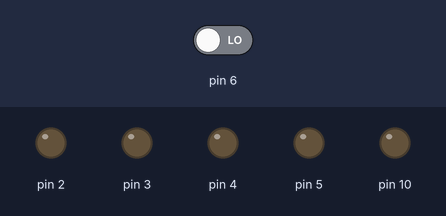
Bench run of a sketch on a simulated Arduino Uno, built with avr-gcc and run on an emulated ATmega328P. Parts: output pins drawn as LEDs (lit = HIGH). The inputs (shaded band) are chosen by the test bench; at power-on: pin 6 LOW.

Above: at 1.2 s.
1.3 s: pin 6 driven HIGH
At 2.6 s:
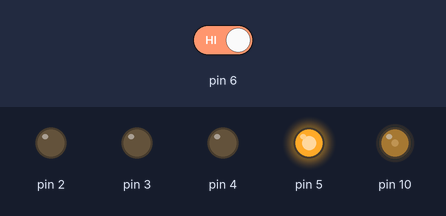
4.3 s: pin 6 driven LOW
At 5.3 s:
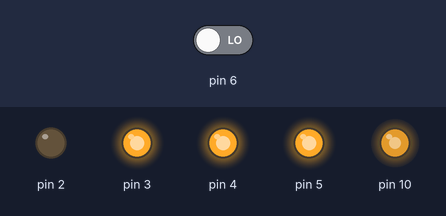
5.8 s: pin 6 driven HIGH
At 7.2 s:
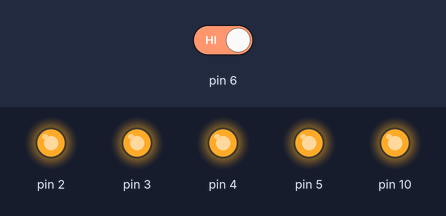
Timing chart, 0 to 17.3 s (numbered marks = the images above; inputs shaded):
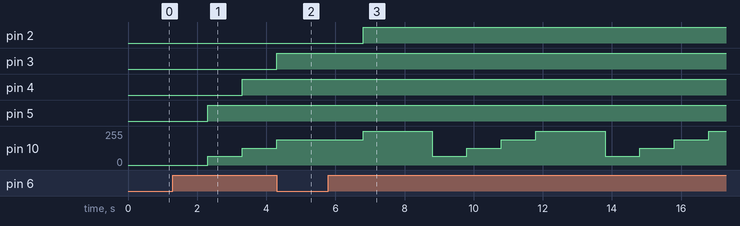

Measured:
- after the input at 1.3 s, pin 4: LOW → HIGH after 2.0 s; pin 5: LOW → HIGH after 1.0 s; pin 10: 0/255 → 64/255 after 1.0 s, → 127/255 1.0 s later
- after the input at 4.3 s, pin 2: stays LOW (without the input it goes to HIGH after 1.0 s); pin 10: goes on until 4.3 s, then stays 191/255
- after the input at 5.8 s, pin 2: LOW → HIGH after 1.0 s; pin 10: 191/255 → 255/255 after 1.0 s, → 64/255 2.0 s later, → 127/255 1.0 s later, → 191/255 1.0 s later, … (9 changes in this stretch)

The sketch:

Aufgabe_1_Motor.ino
```cpp
int Motor = 0;

void setup() {
  pinMode (10,OUTPUT);
  pinMode (6,INPUT);
  pinMode (5,OUTPUT);
  pinMode (4,OUTPUT);
  pinMode (3,OUTPUT);
  pinMode (2,OUTPUT);
}

void loop() {


 if (digitalRead(6)==HIGH){
      Motor = Motor + 1;
      delay(1000);
 }

  if (Motor == 0){
      analogWrite (10,0);
      digitalWrite(5,LOW);
      digitalWrite(4,LOW);
      digitalWrite(3,LOW);
      digitalWrite(2,LOW);
  }

  if (Motor == 1){
      analogWrite(10,64);
      digitalWrite(5,HIGH);
  }

  if (Motor == 2){
      analogWrite(10,127);
      digitalWrite(4,HIGH);
  }

  if (Motor == 3){
      analogWrite(10,191);
      digitalWrite(3,HIGH);
  }
  if (Motor == 4){
      analogWrite(10,255);
      digitalWrite(2,HIGH);
  }

  if (Motor == 5){
      Motor = 0;
  }


}
```
